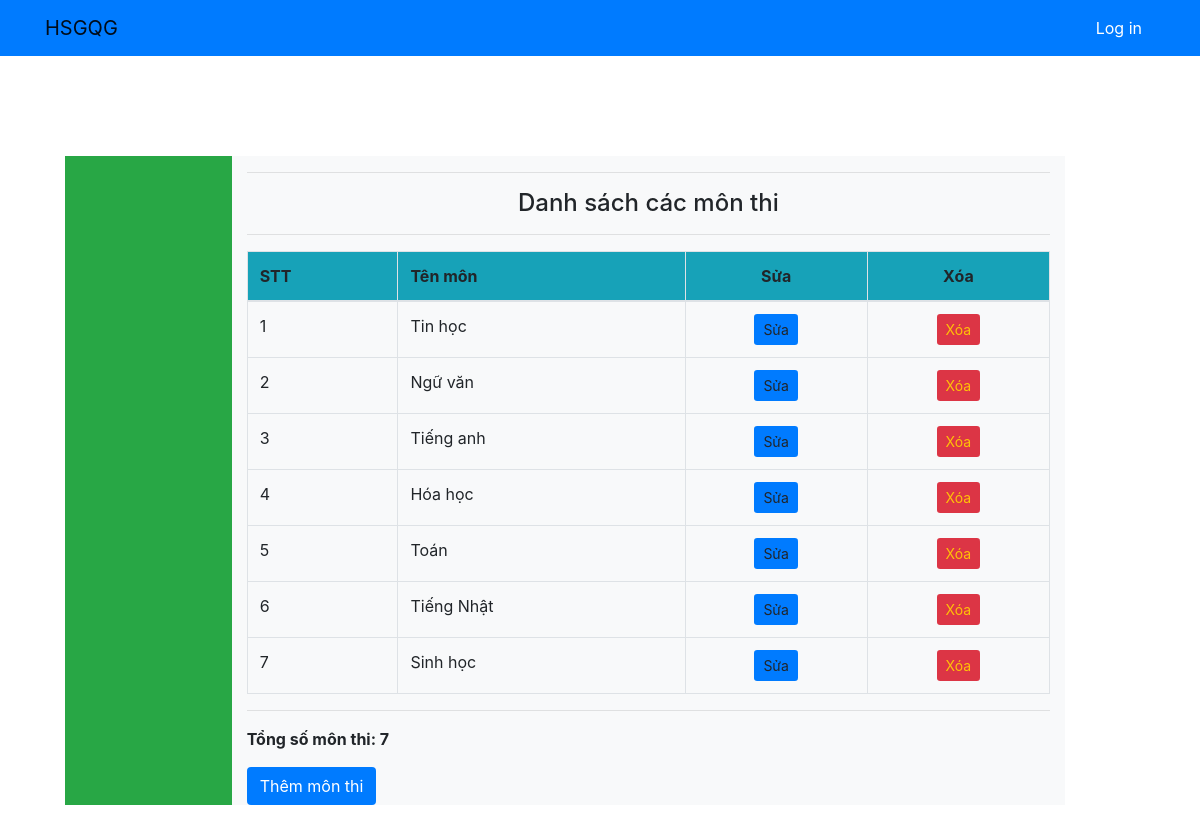
/subject/, run on the app's committed database.
### core/models.py (models this page shows, shortened)
class Subject(models.Model):
    name = models.CharField(max_length=30)

### core/views.py (the view)
# urls.py: path('subject/', views.subject_management, name='subject_management'),
def subject_management(request):
    all_subjects = Subject.objects.all()
    return render(request, 'subject/subject_management.html', {
        'all_subjects' : all_subjects
    })

### ContestManagement4/templates/subject/subject_management.html (shortened to what this page needs)
{% extends 'base.html' %}
{% block content %}
	<div >
        <h4 class="text-center ">Danh sách các môn thi</h4>
        <hr>
        <table class="table table-bordered ">
            <thead class="bg-info ">
            <tr>
                <th scope="col">STT</th>
                <th scope="col">Tên môn</th>
                <th scope="col" class="text-center">Sửa</th>
                <th scope="col" class="text-center">Xóa</th>
            </tr>
            </thead>
            <tbody>
                {% for subject in all_subjects %}
                <tr >
                    <th scope="row" class="font-weight-normal">{{ forloop.counter }}</th>
                    <th class="font-weight-normal">{{ subject.name }} </th>
                    <th class="font-weight-normal text-center">
                        <a href=" {% url 'edit_subject' subject.id %} ">
                            <button type="button" class="btn btn-default btn-sm bg-primary" > Sửa </button>
                        </a>
                    </th>
                    <th class="font-weight-normal text-center">
                        <button type="button" class="btn btn-default btn-sm bg-danger text-warning" onclick="verify_del('{{ subject.id }}', '{{ subject.name }}')" > Xóa </button>
                    </th>
                 </tr>
                {% endfor %}
            </tbody>
        </table>
        <hr>
    </div>
    <p>
        <strong>Tổng số môn thi: {{ all_subjects.count }}
    </p>
    <a href="{% url 'add_subject' %}">
        <button type="button" class="btn bg-primary text-white " > Thêm môn thi </button>
    </a>
{% endblock content %}

### data on the page
Subject: name "Tin học"
Subject: name "Ngữ văn"
Subject: name "Tiếng anh"
Subject: name "Hóa học"
Subject: name "Toán"
Subject: name "Tiếng Nhật"
Subject: name "Sinh học"

### other printed values
{{ all_subjects.count }} "7"
